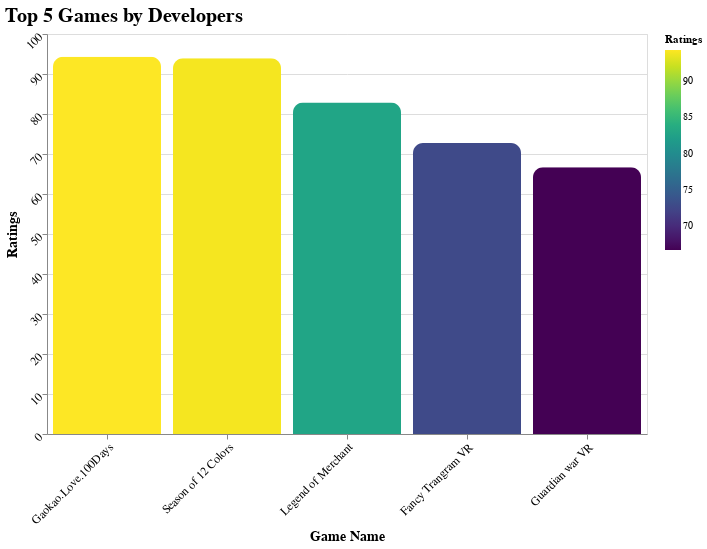

This figure's notebook cell:
### Code cell
import altair as alt
import pandas as pd

# Sorting the DataFrame by 'Developers' column
top_5_developers = df_games.sort_values(by='Developers', ascending=False).head(5)

# Create a bar chart using Altair
chart = alt.Chart(top_5_developers).mark_bar(
    cornerRadiusTopLeft=10,  # Rounded top corners for smoother look
    cornerRadiusTopRight=10
).encode(
    x=alt.X('QueryName', sort='-y', title='Game Name'),
    y=alt.Y('rating', title='Ratings'),
    color=alt.Color('rating', scale=alt.Scale(scheme='viridis'), title='Ratings'),  # Smooth color gradient
    tooltip=['QueryName', 'Developers', 'rating']  # Add tooltips for interactivity
).properties(
    title='Top 5 Games by Developers',
    width=600,
    height=400
).configure_title(
    fontSize=20,
    anchor='start',
    font='Arial'
).configure_axis(
    labelFontSize=12,
    titleFontSize=14,
    labelAngle=-45  # Rotate x-axis labels for readability
)

# Display the chart
chart

### Figure 1 — Vega-Lite specification as saved in the notebook (floating-point values rounded to 4 significant figures)
{"config": {"view": {"continuousWidth": 300, "continuousHeight": 300}, "axis": {"labelAngle": -45, "labelFontSize": 12, "titleFontSize": 14}, "title": {"anchor": "start", "font": "Arial", "fontSize": 20}}, "data": {"name": "data-69f261af8d8d77e4f59fc4393b2db2eb"}, "mark": {"type": "bar", "cornerRadiusTopLeft": 10, "cornerRadiusTopRight": 10}, "encoding": {"color": {"field": "rating", "scale": {"scheme": "viridis"}, "title": "Ratings", "type": "quantitative"}, "tooltip": [{"field": "QueryName", "type": "nominal"}, {"field": "Developers", "type": "nominal"}, {"field": "rating", "type": "quantitative"}], "x": {"field": "QueryName", "sort": "-y", "title": "Game Name", "type": "nominal"}, "y": {"field": "rating", "title": "Ratings", "type": "quantitative"}}, "height": 400, "title": "Top 5 Games by Developers", "width": 600, "$schema": "https://vega.github.io/schema/vega-lite/v5.20.1.json", "datasets": {"data-69f261af8d8d77e4f59fc4393b2db2eb": [{"QueryName": "Gaokao.Love.100Days", "DeveloperCount": 1, "RecommendationCount": 2526, "PublisherCount": 1, "SteamSpyOwners": 69050, "SteamSpyPlayersEstimate": 62414, "PurchaseAvail": true, "CategorySinglePlayer": true, "Release date": "2015-05-30", "Achievements": 30.0, "Developers": "高考恋爱委员会,橘子班", "Adventure": 1.0, "Casual": 1.0, "Indie": 1.0, "RPG": 0.0, "Free To Play": 0.0, "Action": 0.0, "Strategy": 0.0, "Simulation": 1.0, "Racing": 0.0, "Sports": 0.0, "Massively Multiplayer": 0.0, "Education": 0.0, "Violent": 0.0, "Design & Illustration": 0.0, "Animation & Modeling": 0.0, "Co-op": 0.0, "Cross-Platform Multiplayer": 0.0, "Family Sharing": 0.0, "HDR available": 0.0, "In-App Purchases": 0.0, "Multi-player": 0.0, "VR Support": 0.0, "age_ranking": 4.0, "Price": 9.99, "dlc_count": 3.0, "genres": "['Adventure', 'Casual', 'Indie', 'Simulation']", "rating": 94.31, "TotalReviews": 7317.0, "ReviewScore": 0.9431, "Sales": 689800.0, "avg_playtime": 19.72, "YearDifference": 9.0, "Month_sin": 0.5, "Month_cos": -0.866, "balance_pos_neg": 6485.0, "Budget_AA": false, "Budget_AAA": false, "Budget_Indie": true}, {"QueryName": "Guardian war VR", "DeveloperCount": 1, "RecommendationCount": 0, "PublisherCount": 1, "SteamSpyOwners": 4842, "SteamSpyPlayersEstimate": 1067, "PurchaseAvail": true, "CategorySinglePlayer": true, "Release date": "2016-08-24", "Achievements": 0.0, "Developers": "重庆焱玩网络科技有限公司", "Adventure": 1.0, "Casual": 1.0, "Indie": 0.0, "RPG": 1.0, "Free To Play": 0.0, "Action": 1.0, "Strategy": 0.0, "Simulation": 1.0, "Racing": 0.0, "Sports": 0.0, "Massively Multiplayer": 0.0, "Education": 0.0, "Violent": 0.0, "Design & Illustration": 0.0, "Animation & Modeling": 0.0, "Co-op": 0.0, "Cross-Platform Multiplayer": 0.0, "Family Sharing": 1.0, "HDR available": 0.0, "In-App Purchases": 0.0, "Multi-player": 0.0, "VR Support": 0.0, "age_ranking": 4.0, "Price": 9.99, "dlc_count": 0.0, "genres": "['Action', 'Adventure', 'Casual', 'RPG', 'Simulation']", "rating": 66.67, "TotalReviews": 12.0, "ReviewScore": 0.6667, "Sales": 48370.0, "avg_playtime": 0.007895, "YearDifference": 8.0, "Month_sin": -0.866, "Month_cos": -0.5, "balance_pos_neg": 4.0, "Budget_AA": false, "Budget_AAA": false, "Budget_Indie": true}, {"QueryName": "Legend of Merchant", "DeveloperCount": 1, "RecommendationCount": 0, "PublisherCount": 1, "SteamSpyOwners": 8609, "SteamSpyPlayersEstimate": 7533, "PurchaseAvail": true, "CategorySinglePlayer": true, "Release date": "2016-12-16", "Achievements": 89.0, "Developers": "疯王子", "Adventure": 0.0, "Casual": 1.0, "Indie": 1.0, "RPG": 0.0, "Free To Play": 0.0, "Action": 0.0, "Strategy": 0.0, "Simulation": 1.0, "Racing": 0.0, "Sports": 0.0, "Massively Multiplayer": 0.0, "Education": 0.0, "Violent": 0.0, "Design & Illustration": 0.0, "Animation & Modeling": 0.0, "Co-op": 0.0, "Cross-Platform Multiplayer": 0.0, "Family Sharing": 1.0, "HDR available": 0.0, "In-App Purchases": 0.0, "Multi-player": 0.0, "VR Support": 0.0, "age_ranking": 4.0, "Price": 1.99, "dlc_count": 0.0, "genres": "['Casual', 'Indie', 'Simulation']", "rating": 82.87, "TotalReviews": 642.0, "ReviewScore": 0.8287, "Sales": 17130.0, "avg_playtime": 2.686, "YearDifference": 8.0, "Month_sin": -2.449e-16, "Month_cos": 1.0, "balance_pos_neg": 422.0, "Budget_AA": false, "Budget_AAA": false, "Budget_Indie": true}, {"QueryName": "Season of 12 Colors", "DeveloperCount": 1, "RecommendationCount": 1080, "PublisherCount": 1, "SteamSpyOwners": 15603, "SteamSpyPlayersEstimate": 11478, "PurchaseAvail": true, "CategorySinglePlayer": true, "Release date": "2016-03-14", "Achievements": 5.0, "Developers": "橘子班", "Adventure": 1.0, "Casual": 1.0, "Indie": 1.0, "RPG": 0.0, "Free To Play": 0.0, "Action": 0.0, "Strategy": 0.0, "Simulation": 0.0, "Racing": 0.0, "Sports": 0.0, "Massively Multiplayer": 0.0, "Education": 0.0, "Violent": 0.0, "Design & Illustration": 0.0, "Animation & Modeling": 0.0, "Co-op": 0.0, "Cross-Platform Multiplayer": 0.0, "Family Sharing": 1.0, "HDR available": 0.0, "In-App Purchases": 0.0, "Multi-player": 1.0, "VR Support": 0.0, "age_ranking": 4.0, "Price": 2.99, "dlc_count": 0.0, "genres": "['Adventure', 'Casual', 'Indie']", "rating": 93.93, "TotalReviews": 1993.0, "ReviewScore": 0.9393, "Sales": 46650.0, "avg_playtime": 50.67, "YearDifference": 8.0, "Month_sin": 1.0, "Month_cos": 6.123e-17, "balance_pos_neg": 1751.0, "Budget_AA": false, "Budget_AAA": false, "Budget_Indie": true}, {"QueryName": "Fancy Trangram VR", "DeveloperCount": 1, "RecommendationCount": 0, "PublisherCount": 1, "SteamSpyOwners": 0, "SteamSpyPlayersEstimate": 0, "PurchaseAvail": true, "CategorySinglePlayer": true, "Release date": "2016-11-03", "Achievements": 0.0, "Developers": "哈视奇科技", "Adventure": 0.0, "Casual": 1.0, "Indie": 0.0, "RPG": 0.0, "Free To Play": 0.0, "Action": 0.0, "Strategy": 1.0, "Simulation": 1.0, "Racing": 0.0, "Sports": 0.0, "Massively Multiplayer": 0.0, "Education": 0.0, "Violent": 0.0, "Design & Illustration": 0.0, "Animation & Modeling": 0.0, "Co-op": 0.0, "Cross-Platform Multiplayer": 0.0, "Family Sharing": 1.0, "HDR available": 0.0, "In-App Purchases": 0.0, "Multi-player": 1.0, "VR Support": 0.0, "age_ranking": 4.0, "Price": 0.99, "dlc_count": 0.0, "genres": "['Casual', 'Simulation', 'Strategy']", "rating": 72.73, "TotalReviews": 11.0, "ReviewScore": 0.7273, "Sales": 0.0, "avg_playtime": 1.458, "YearDifference": 8.0, "Month_sin": -0.5, "Month_cos": 0.866, "balance_pos_neg": 5.0, "Budget_AA": false, "Budget_AAA": false, "Budget_Indie": true}]}}
